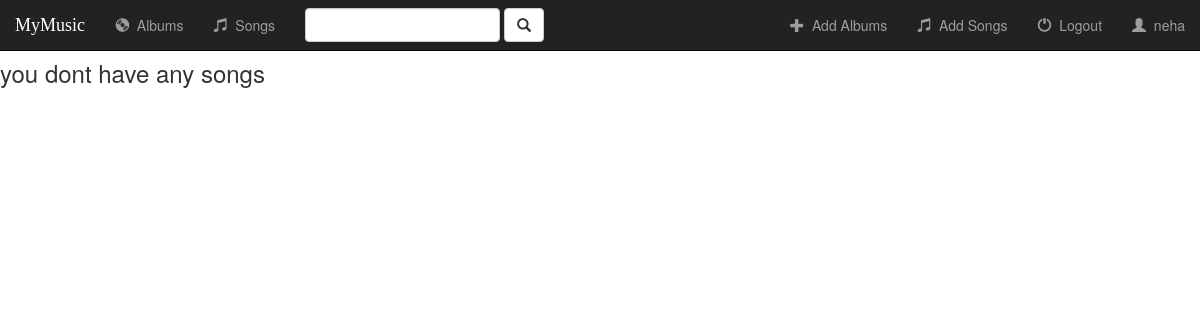
Before: /song/ (signed in) with the older database file.
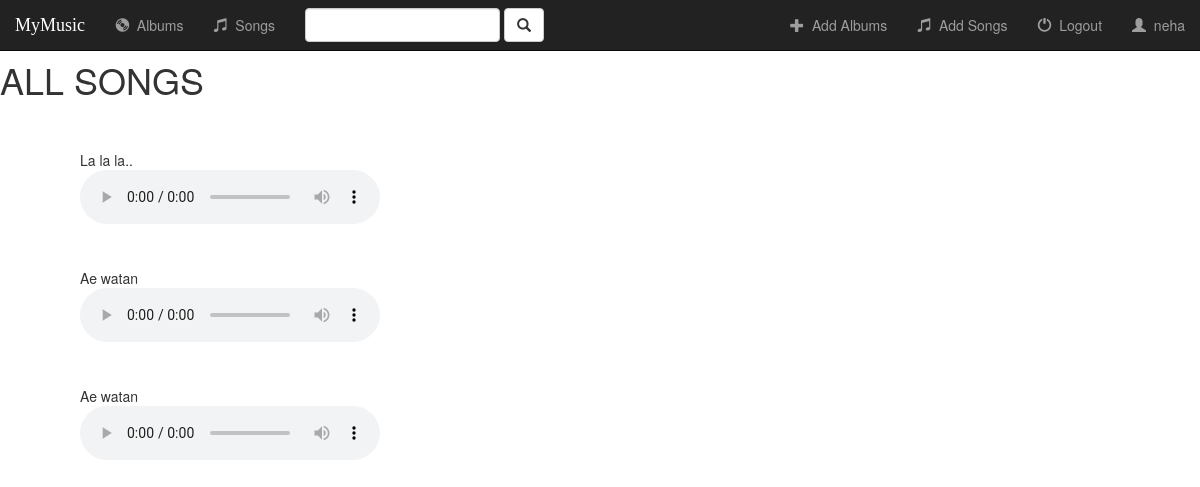
After: the same page with the newer database file.
### mysite/models.py (models this page shows, shortened)
class Song(models.Model):
    album = models.ForeignKey(Album, on_delete=models.CASCADE)
    file_type = models.CharField(max_length=10)
    song_title = models.CharField(max_length=250)
    audio_file = models.FileField(null=False, blank=True, max_length=10000)
    video = models.CharField(null=True, blank=True, max_length=100)

### mysite/views.py (the view)
# urls.py: url(r'song/$', views.SongView.as_view(), name='song'),
class SongView(generic.ListView):
    template_name = 'mysite/songs.html'
    context_object_name = 'all_songs'
    def get_queryset(self):
        return Song.objects.all()

### mysite/templates/mysite/songs.html (shortened to what this page needs)
{% extends 'mysite/base.html' %}
{% block body %}
{% if all_songs %}
<h1>ALL SONGS</h1>
<br>
<br>
<ul>
    <form action="" method="post">
        {% for song in all_songs %}
        <ul>
            {{ song.song_title }}<br>
            <audio controls>
                <source src="{{ song.audio_file.url }}" type="audio/mpeg">
            </audio>
            <br><br>
        </label><br>
        </ul>
        {% endfor %}
    </form>
</ul>
{% else %}
<h3>you dont have any songs</h3>
{% endif %}
{% endblock %}

### mysite/templates/mysite/base.html (shortened to what this page needs)
<!DOCTYPE html>
<html lang="en">
<head>
    {% load staticfiles %}
<link rel="stylesheet" type="text/css" href="{% static 'music/style.css' %}" />
<link rel="stylesheet" href="https://maxcdn.bootstrapcdn.com/bootstrap/3.3.7/css/bootstrap.min.css">
<body>
   <nav class="navbar navbar-inverse navbar-fixed-top">
  <div class="container-fluid">
    <div class="navbar-header">
      <a class="navbar-brand" href="{% url 'mysite:index' %}">MyMusic</a>
    </div>
    <div class="collapse navbar-collapse" id="myNavbar">
      <ul class="nav navbar-nav">
          <li class="">
              <a href="{% url 'mysite:index' %}">
                  <span class="glyphicon glyphicon-cd" aria-hidden="true"></span>&nbsp;
                  Albums
              </a>
          </li>
          <li class="">
              <a href="{% url 'mysite:song' %}">
                  <span class="glyphicon glyphicon-music" aria-hidden="true"></span>&nbsp;
                  Songs
              </a>
          </li>
      </ul>
        <form class="navbar-form navbar-left" role="search" method="get" action="#">
            <div class="form-group">
                <input type="text" class="form-control" name="q" value="">
            </div>
            <button type="submit" class="btn btn-default"><i class="glyphicon glyphicon-search"></i></button>
        </form>
        {% if user.is_authenticated %}
        <ul class="nav navbar-nav navbar-right">
          <li class="">
              <a href="{% url 'mysite:album-add' %}">
                  <span class="glyphicon glyphicon-plus" aria-hidden="true"></span>&nbsp;
                  Add Albums
              </a>
          </li>
            <li class="">
                <a href="{% url 'mysite:song-add' %}">
                    <span class="glyphicon glyphicon-music" aria-hidden="true"></span>&nbsp;
                    Add Songs
                </a>
            </li>
            <li class="">
              <a href="{% url 'logout' %}">
                  <span class="glyphicon glyphicon-off" aria-hidden="true"></span>&nbsp;
                 Logout
              </a>
          </li>
            <li class="">
                <a href="{% url 'profile' %}">
                    <span class="glyphicon glyphicon-user" aria-hidden="true"></span>&nbsp;
                    {{ user.username }}
                </a>
            </li>
        </ul>
        {% endif %}
    </div>
  </div>
</nav>
<br><br>
{% block body %}
{% endblock %}
</body>
</html>

Changed rows visible on the page:
added Song: song_title "La la la.."
added Song: song_title "Ae watan"
added Song: song_title "Ae watan"
Other visible differences:
text no longer shown: "you dont have any songs"
text now shown: "ALL SONGS"
